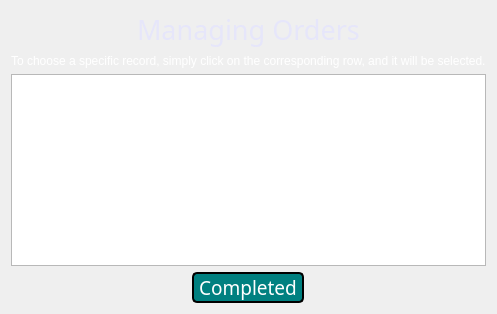
          <widget class="QWidget" name="page_17">
           <layout class="QVBoxLayout" name="verticalLayout_13">
            <item alignment="Qt::AlignHCenter">
             <widget class="QLabel" name="label_78">
              <property name="maximumSize">
               <size>
                <width>16777215</width>
                <height>60</height>
               </size>
              </property>
              <property name="font">
               <font>
                <family>Copperplate Gothic Bold</family>
                <pointsize>20</pointsize>
                <weight>50</weight>
                <bold>false</bold>
               </font>
              </property>
              <property name="styleSheet">
               <string notr="true">color:rgb(230, 230, 250)</string>
              </property>
              <property name="text">
               <string>Managing Orders</string>
              </property>
             </widget>
            </item>
            <item alignment="Qt::AlignHCenter">
             <widget class="QLabel" name="label_98">
              <property name="font">
               <font>
                <pointsize>9</pointsize>
               </font>
              </property>
              <property name="styleSheet">
               <string notr="true">color:white</string>
              </property>
              <property name="text">
               <string>To choose a specific record, simply click on the corresponding row, and it will be selected.</string>
              </property>
             </widget>
            </item>
            <item>
             <widget class="QTableView" name="tableView_6">
              <property name="alternatingRowColors">
               <bool>true</bool>
              </property>
              <property name="selectionMode">
               <enum>QAbstractItemView::SingleSelection</enum>
              </property>
              <property name="selectionBehavior">
               <enum>QAbstractItemView::SelectRows</enum>
              </property>
             </widget>
            </item>
            <item alignment="Qt::AlignHCenter">
             <widget class="QPushButton" name="pushButton_15">
              <property name="font">
               <font>
                <family>Arial Rounded MT Bold</family>
                <pointsize>14</pointsize>
               </font>
              </property>
              <property name="styleSheet">
               <string notr="true">QPushButton {
    background-color: rgb(0, 128, 128); /* Teal Blue */
    border: none;
    color: white;
    border: 2px solid black;
    border-radius: 5px;
}

QPushButton:hover {
    background-color: rgb(0, 100, 100); /* Darker Teal Blue on hover */
    color: white;
}

QPushButton:pressed {	
    background-color: rgb(0, 80, 80); /* Dark Teal Blue on press */
    color: white;
}
</string>
              </property>
              <property name="text">
               <string> Completed </string>
              </property>
             </widget>
            </item>
           </layout>
          </widget>
